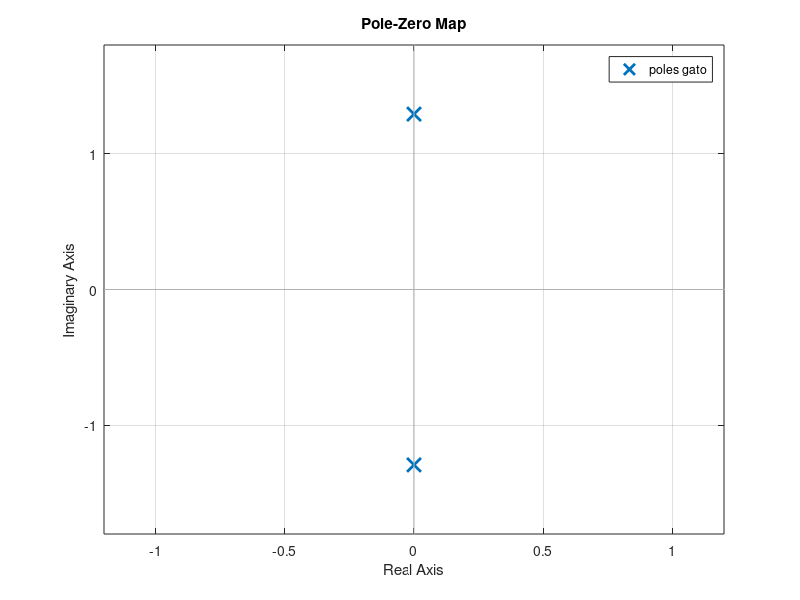
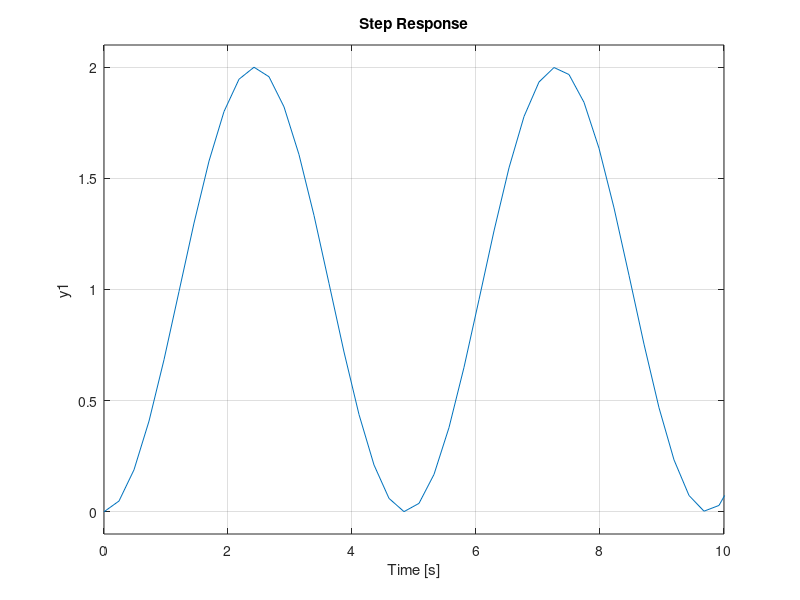
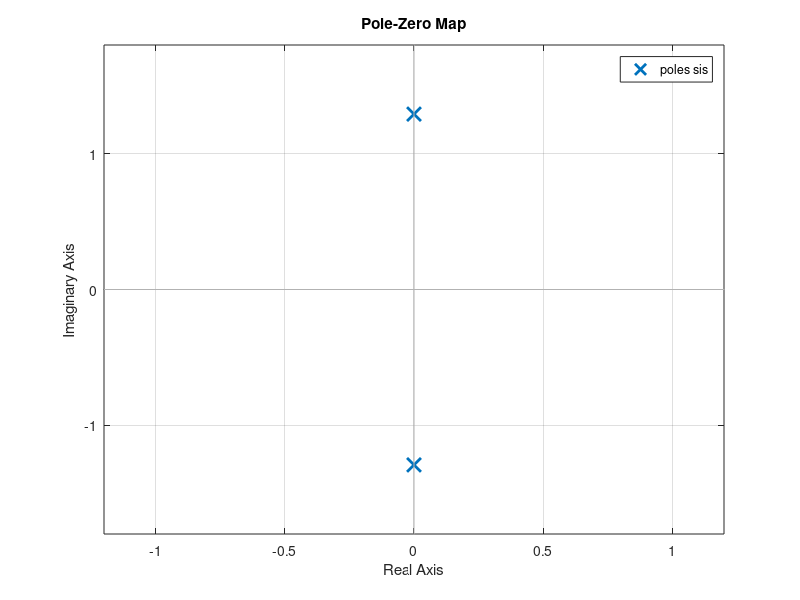
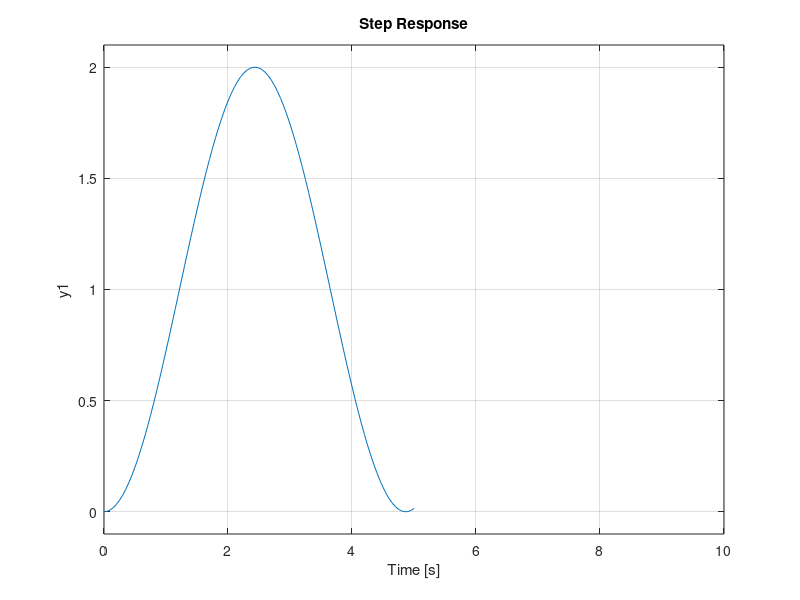

Here is the MATLAB script that generated these plots, in order:
clear
close all
clc


%Funcion de transferencia
gato=tf(5,[3 0 5]);

%Polos y ceros con el mapa
pzmap(gato)
[polo zero]=pzmap(gato);

%Raices de polinomios
r=roots([3 0 5]);
n=roots([5]);

%Respuesta
figure
step(gato)
xlim([0 10])


%------variables de estado------
A=[0 1; -5/3 0];
B=[0 5/3]';
C=[1 0];
D=[];

sis=ss(A,B,C,D);
figure
pzmap(sis);
figure
step(sis);
xlim([0 10])
